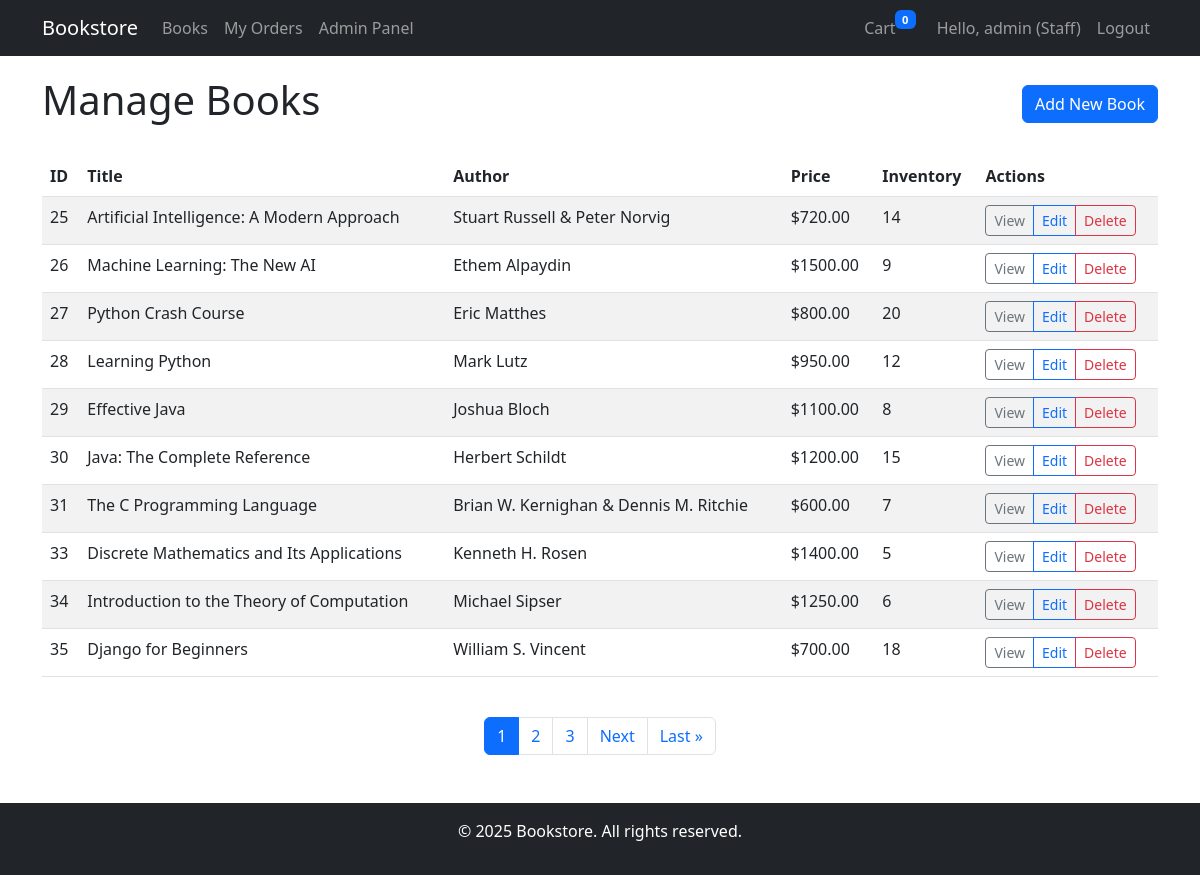
Screenshot of /admin_panel/books/ (signed in) with the database file from the repository.
### books/models.py (models this page shows, shortened)
class Book(models.Model):
    title = models.CharField(max_length=200)
    author = models.CharField(max_length=200)
    description = models.TextField()
    price = models.DecimalField(max_digits=10, decimal_places=2)
    inventory = models.PositiveIntegerField(default=0)
    cover_image = models.CharField(max_length=255, blank=True, null=True)
    created_at = models.DateTimeField(auto_now_add=True)
    updated_at = models.DateTimeField(auto_now=True)

### admin_panel/views.py (the view)
# urls.py: path('books/', views.BookListAdminView.as_view(), name='book_list'),
class BookListAdminView(AdminRequiredMixin, ListView):
    model = Book
    template_name = 'admin_panel/book_list.html'
    context_object_name = 'books'
    paginate_by = 10

### admin_panel/views.py (called while the page is built)
    def test_func(self):
        return self.request.user.is_authenticated and self.request.user.is_staff

### cart/context_processors.py (called while the page is built)
def cart_processor(request):
    cart = request.session.get('cart', {})
    cart_count = sum(item['quantity'] for item in cart.values())
    return {
        'cart_count': cart_count
    }

### templates/admin_panel/book_list.html (shortened to what this page needs)
{% extends 'base/base.html' %}
{% block content %}
<div class="d-flex justify-content-between align-items-center mb-4">
    <h1>Manage Books</h1>
    <a href="{% url 'admin_panel:book_create' %}" class="btn btn-primary">Add New Book</a>
</div>
{% if books %}
    <div class="table-responsive">
        <table class="table table-striped">
            <thead>
                <tr>
                    <th>ID</th>
                    <th>Title</th>
                    <th>Author</th>
                    <th>Price</th>
                    <th>Inventory</th>
                    <th>Actions</th>
                </tr>
            </thead>
            <tbody>
                {% for book in books %}
                <tr>
                    <td>{{ book.id }}</td>
                    <td>{{ book.title }}</td>
                    <td>{{ book.author }}</td>
                    <td>${{ book.price }}</td>
                    <td>{{ book.inventory }}</td>
                    <td>
                        <div class="btn-group" role="group">
                            <a href="{% url 'books:book_detail' book.id %}" class="btn btn-sm btn-outline-secondary">View</a>
                            <a href="{% url 'admin_panel:book_update' book.id %}" class="btn btn-sm btn-outline-primary">Edit</a>
                            <a href="{% url 'admin_panel:book_delete' book.id %}" class="btn btn-sm btn-outline-danger">Delete</a>
                        </div>
                    </td>
                </tr>
                {% endfor %}
            </tbody>
        </table>
    </div>
    {% if is_paginated %}
    <nav aria-label="Page navigation" class="mt-4">
        <ul class="pagination justify-content-center">
            {% for num in page_obj.paginator.page_range %}
                {% if page_obj.number == num %}
                    <li class="page-item active">
                        <span class="page-link">{{ num }}</span>
                    </li>
                {% elif num > page_obj.number|add:'-3' and num < page_obj.number|add:'3' %}
                    <li class="page-item">
                        <a class="page-link" href="?page={{ num }}">{{ num }}</a>
                    </li>
                {% endif %}
            {% endfor %}
            {% if page_obj.has_next %}
                <li class="page-item">
                    <a class="page-link" href="?page={{ page_obj.next_page_number }}">Next</a>
                </li>
                <li class="page-item">
                    <a class="page-link" href="?page={{ page_obj.paginator.num_pages }}">Last &raquo;</a>
                </li>
            {% endif %}
        </ul>
    </nav>
    {% endif %}
{% else %}
    <div class="alert alert-info">No books available. <a href="{% url 'admin_panel:book_create' %}">Add a book</a>.</div>
{% endif %}
{% endblock %}

### templates/base/base.html (shortened to what this page needs)
<!DOCTYPE html>
<html lang="en">
<head>
    <link href="https://cdn.jsdelivr.net/npm/bootstrap@5.3.0-alpha1/dist/css/bootstrap.min.css" rel="stylesheet">
</head>
<body>
    <nav class="navbar navbar-expand-lg navbar-dark bg-dark">
        <div class="container">
            <a class="navbar-brand" href="{% url 'books:book_list' %}">Bookstore</a>
            <div class="collapse navbar-collapse" id="navbarNav">
                <ul class="navbar-nav me-auto">
                    <li class="nav-item">
                        <a class="nav-link" href="{% url 'books:book_list' %}">Books</a>
                    </li>
                    {% if user.is_authenticated %}
                        <li class="nav-item">
                            <a class="nav-link" href="{% url 'orders:order_history' %}">My Orders</a>
                        </li>
                        {% if user.is_staff %}
                            <li class="nav-item">
                                <a class="nav-link" href="{% url 'admin_panel:dashboard' %}">Admin Panel</a>
                            </li>
                        {% endif %}
                    {% endif %}
                </ul>
                <ul class="navbar-nav">
                    {% if user.is_authenticated %}
                        <li class="nav-item">
                            <a class="nav-link" href="{% url 'cart:view_cart' %}">
                                Cart <span class="badge bg-primary cart-badge">{{ cart_count }}</span>
                            </a>
                        </li>
                        <li class="nav-item">
                            <span class="nav-link">Hello, {{ user.username }}{% if user.is_staff %} (Staff){% endif %}</span>
                        </li>
                        <li class="nav-item">
                            <a class="nav-link" href="{% url 'accounts:logout' %}">Logout</a>
                        </li>
                    {% endif %}
                </ul>
            </div>
        </div>
    </nav>
    <div class="container">
        {% block content %}{% endblock %}
    </div>
    <footer class="bg-dark text-white mt-5 py-3">
        <div class="container text-center">
            <p>&copy; {% now "Y" %} Bookstore. All rights reserved.</p>
        </div>
    </footer>
</body>
</html>

### templates/base/base.html (style rules this page uses)
.navbar { margin-bottom: 20px; }
.cart-badge { position: relative; top: -10px; right: 5px; font-size: 0.7em; }

### rows the page displays
Book: id "25", title "Artificial Intelligence: A Modern Approach", author "Stuart Russell & Peter Norvig", price "720.00", inventory "14"
Book: id "26", title "Machine Learning: The New AI", author "Ethem Alpaydin", price "1500.00", inventory "9"
Book: id "27", title "Python Crash Course", author "Eric Matthes", price "800.00", inventory "20"
Book: id "28", title "Learning Python", author "Mark Lutz", price "950.00", inventory "12"
Book: id "29", title "Effective Java", author "Joshua Bloch", price "1100.00", inventory "8"
Book: id "30", title "Java: The Complete Reference", author "Herbert Schildt", price "1200.00", inventory "15"
Book: id "31", title "The C Programming Language", author "Brian W. Kernighan & Dennis M. Ritchie", price "600.00", inventory "7"
Book: id "33", title "Discrete Mathematics and Its Applications", author "Kenneth H. Rosen", price "1400.00", inventory "5"
Book: id "34", title "Introduction to the Theory of Computation", author "Michael Sipser", price "1250.00", inventory "6"
Book: id "35", title "Django for Beginners", author "William S. Vincent", price "700.00", inventory "18"

### other values shown
{{ cart_count }} "0"
{{ user.username }} "admin"
{{ num }} "1"
{{ num }} "2" "3"
